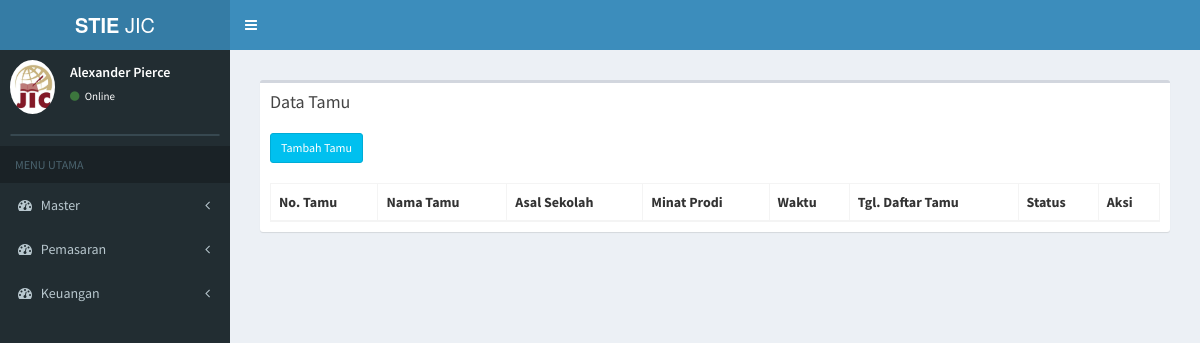
Before: / with the older database file.
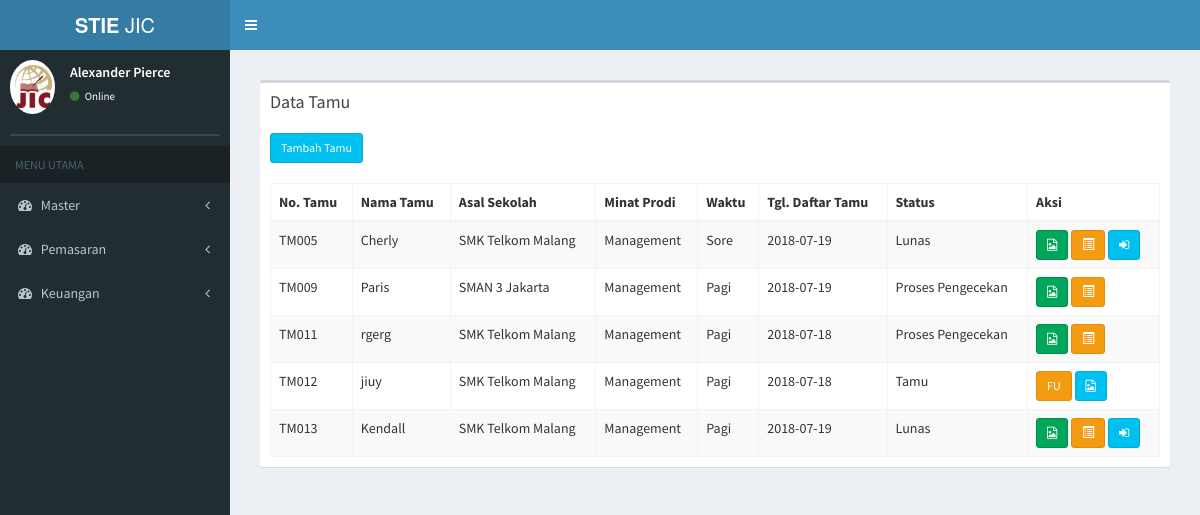
After: the same page with the newer database file.
### tables this page shows
CREATE TABLE `tb_pendaftaran` (
  `id_pendaftaran` varchar(6) NOT NULL,
  `tanggal_pendaftaran` date NOT NULL,
  `nama_pendaftar` varchar(50) NOT NULL,
  `jk_pendaftar` varchar(20) NOT NULL,
  `id_sekolah` varchar(6) NOT NULL,
  `jurusan` varchar(20) NOT NULL,
  `alamat` varchar(100) NOT NULL,
  `email` varchar(30) NOT NULL,
  `no_telp` varchar(15) NOT NULL,
  `waktu` varchar(10) NOT NULL,
  `status_bayar` varchar(20) NOT NULL,
  `id_prodi` varchar(6) NOT NULL,
  `sumber` varchar(30) NOT NULL,
  `ibu_kandung` varchar(30) NOT NULL,
  `bukti_transfer` text NOT NULL,
  `agama` varchar(10) NOT NULL,
  `id_du` varchar(6) NOT NULL,
  `f1` text NOT NULL,
  `f2` text NOT NULL,
  `f3` text NOT NULL,
  `notes` text NOT NULL,
  `tanggal_konfirmasi` date NOT NULL,
  `sgs` varchar(20) NOT NULL
);

CREATE TABLE `tb_sekolah` (
  `id_sekolah` varchar(6) NOT NULL,
  `nama_sekolah` varchar(30) NOT NULL,
  `alamat_sekolah` text NOT NULL,
  `jenis_sekolah` varchar(6) NOT NULL
);

CREATE TABLE `tb_prodi` (
  `id_prodi` varchar(6) NOT NULL,
  `nama_prodi` varchar(20) NOT NULL,
  `ketua_prodi` varchar(50) NOT NULL
);

### application/controllers/tamu.php (called while the page is built, shortened)
<?php
class Tamu extends CI_Controller {
	public function __construct()
	{
		$this->load->model('tamu_model');
		$this->load->model('daftar_ulang_model');
		$this->load->model('mahasiswa_model');
	}
	public function index(){
				$data['tamu'] = $this->tamu_model->data_tamu();
				$data['main_view'] = 'Tamu/data_tamu_view';
				$this->load->view('template', $data);
	}
}

### index.php (called while the page is built, shortened)
<?php
require_once BASEPATH.'core/CodeIgniter.php';

### application/models/tamu_model.php (called while the page is built, shortened)
<?php
class Tamu_model extends CI_Model {
	public function data_tamu(){
		$this->db->select('*');
		 $this->db->from('tb_pendaftaran');
     $this->db->join('tb_sekolah','tb_sekolah.id_sekolah=tb_pendaftaran.id_sekolah');
		 $this->db->join('tb_prodi','tb_prodi.id_prodi=tb_pendaftaran.id_prodi');
		 $query = $this->db->get();
		 return $query->result();
	}
}

### application/views/Tamu/data_tamu_view.php (the view, shortened to what the changed rows need)
<section class="content">
      <div class="row">
        <div class="col-xs-12">
          <div class="box">
            <div class="box-body">
              <table id="example1" class="table table-bordered table-striped">
                 <a href="<?php echo base_url(); ?>tamu/page_tambah_tamu" class="btn btn-info btn-sm" > Tambah Tamu</a> <br> <br>
                <thead>
                <tr>
                  <th>No. Tamu</th>
                  <th>Nama Tamu</th>
                  <th>Asal Sekolah</th>
                  <th>Minat Prodi</th>
                  <th>Waktu</th>
                  <th>Tgl. Daftar Tamu</th>
                  <th>Status</th>
                  <th>Aksi</th>
                </tr>
                </thead>
                <tbody>
                <?php
                foreach ($tamu as $data) {
                  if ($data->status_bayar == 'Tamu') {
                  echo '
                <tr>
                  <td>'.$data->id_pendaftaran.'
                  </td>
                  <td>'.$data->nama_pendaftar.'</td>
                  <td>'.$data->nama_sekolah.'</td>
                  <td>'.$data->nama_prodi.'</td>
                  <td>'.$data->waktu.'</td>
                  <td>'.$data->tanggal_pendaftaran.'</td>
                  <td>'.$data->status_bayar.'</td>
                  <td>
                     <a href="'.base_url('tamu/f1/'.$data->id_pendaftaran).'" class="btn btn-warning btn-sm" >FU<span class="tooltiptext">Follow UP</span></a>
                      <a href="'.base_url('tamu/page_upload/'.$data->id_pendaftaran).'" class="btn btn-info btn-sm"><i class="fa fa-file-image-o"></i><span class="tooltiptext">Unggah Gambar</span></a>
                  </td>
                </tr>
                ';
              } else if ($data->status_bayar == 'Lunas') {
                if ($data->waktu == 'Pagi') {
                  echo '
                <tr>
                  <td>'.$data->id_pendaftaran.'
                  </td>
                  <td>'.$data->nama_pendaftar.'</td>
                  <td>'.$data->nama_sekolah.'</td>
                  <td>'.$data->nama_prodi.'</td>
                  <td>'.$data->waktu.'</td>
                  <td>'.$data->tanggal_pendaftaran.'</td>
                  <td>'.$data->status_bayar.'</td>
                  <td>
                     <a href="'.base_url('uploads/'.$data->bukti_transfer).'" class="btn btn-success btn-sm" target="_blank"><i class="fa fa-file-image-o"></i><span class="tooltiptext">Lihat Bukti</span></a>
                     <a href="'.base_url('tamu/detail_tamu/'.$data->id_pendaftaran).'" class="btn btn-warning btn-sm"><i class="glyphicon glyphicon-list-alt"></i><span class="tooltiptext">Detail Tamu</span></a>
                  <a href="'.base_url('daftar_ulang/page_du_pagi/'.$data->id_pendaftaran).'" class="btn btn-info btn-sm"><i class="fa fa-sign-in"></i><span class="tooltiptext">Daftar Ulang</span></a>
                  </td>
                </tr>
                ';
                }
                else {
                   echo '
                <tr>
                  <td>'.$data->id_pendaftaran.'
                  </td>
                  <td>'.$data->nama_pendaftar.'</td>
                  <td>'.$data->nama_sekolah.'</td>
                  <td>'.$data->nama_prodi.'</td>
                  <td>'.$data->waktu.'</td>
                  <td>'.$data->tanggal_pendaftaran.'</td>
                  <td>'.$data->status_bayar.'</td>
                  <td>
                   <a href="'.base_url('uploads/'.$data->bukti_transfer).'" class="btn btn-success btn-sm" target="_blank"><i class="fa fa-file-image-o"></i><span class="tooltiptext">Lihat Bukti</span></a>
                   <a href="'.base_url('tamu/detail_tamu/'.$data->id_pendaftaran).'" class="btn btn-warning btn-sm"><i class="glyphicon glyphicon-list-alt"></i><span class="tooltiptext">Detail Tamu</span></a>
                      <a href="'.base_url('daftar_ulang/page_du_sore/'.$data->id_pendaftaran).'" class="btn btn-info btn-sm"><i class="fa fa-sign-in"></i><span class="tooltiptext">Daftar Ulang</span></a>
                  </td>
                </tr>
                ';
                }
              ?>
              <?php
            } else if ($data->status_bayar != 'Non Aktif' AND $data->status_bayar != 'Aktif') {
                   echo '
                <tr>
                  <td>'.$data->id_pendaftaran.'
                  </td>
                  <td>'.$data->nama_pendaftar.'</td>
                  <td>'.$data->nama_sekolah.'</td>
                  <td>'.$data->nama_prodi.'</td>
                  <td>'.$data->waktu.'</td>
                  <td>'.$data->tanggal_pendaftaran.'</td>
                  <td>'.$data->status_bayar.'</td>
                  <td>
                   <a href="'.base_url('uploads/'.$data->bukti_transfer).'" class="btn btn-success btn-sm" target="_blank"><i class="fa fa-file-image-o"></i><span class="tooltiptext">Lihat Bukti</span></a>
                   <a href="'.base_url('tamu/detail_tamu/'.$data->id_pendaftaran).'" class="btn btn-warning btn-sm"><i class="glyphicon glyphicon-list-alt"></i><span class="tooltiptext">Detail Tamu</span></a>
                  </td>
                </tr>
                ';
            }
            }
            ?>
                </tbody>
              </table>
            </div>
          </div>
        </div>
      </div>
    </section>

Changed rows visible on the page:
now on this page (row edited): tb_pendaftaran: id_pendaftaran "TM005", nama_pendaftar "Cherly", id_sekolah.nama_sekolah "SMK Telkom Malang", id_prodi.nama_prodi "Management", waktu "Sore", tanggal_pendaftaran "2018-07-19", status_bayar "Lunas"
added tb_pendaftaran: id_pendaftaran "TM009", nama_pendaftar "Paris", id_sekolah.nama_sekolah "SMAN 3 Jakarta", id_prodi.nama_prodi "Management", waktu "Pagi", tanggal_pendaftaran "2018-07-19", status_bayar "Proses Pengecekan"
added tb_pendaftaran: id_pendaftaran "TM011", nama_pendaftar "rgerg", id_sekolah.nama_sekolah "SMK Telkom Malang", id_prodi.nama_prodi "Management", waktu "Pagi", tanggal_pendaftaran "2018-07-18", status_bayar "Proses Pengecekan"
added tb_pendaftaran: id_pendaftaran "TM012", nama_pendaftar "jiuy", id_sekolah.nama_sekolah "SMK Telkom Malang", id_prodi.nama_prodi "Management", waktu "Pagi", tanggal_pendaftaran "2018-07-18", status_bayar "Tamu"
added tb_pendaftaran: id_pendaftaran "TM013", nama_pendaftar "Kendall", id_sekolah.nama_sekolah "SMK Telkom Malang", id_prodi.nama_prodi "Management", waktu "Pagi", tanggal_pendaftaran "2018-07-19", status_bayar "Lunas"
